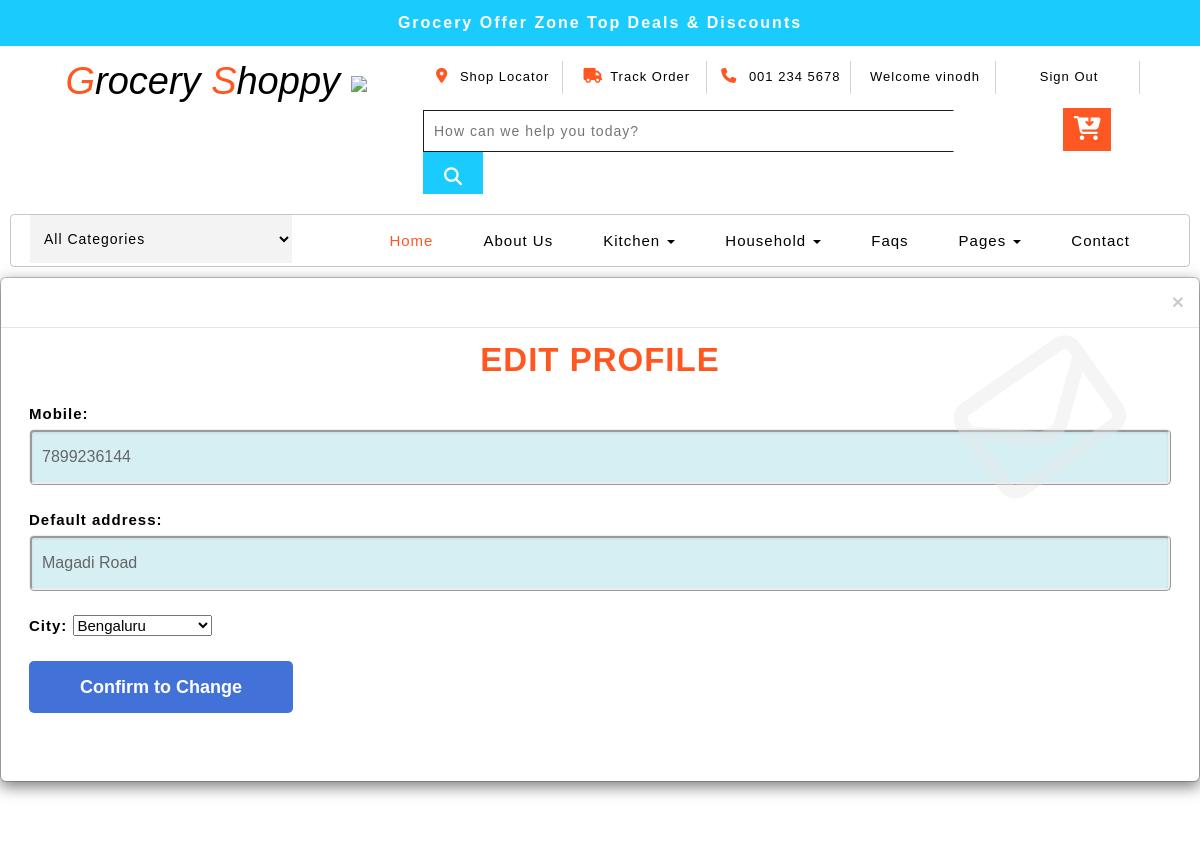
Before: /editprofile/ (signed in, upper part) with the older database file.
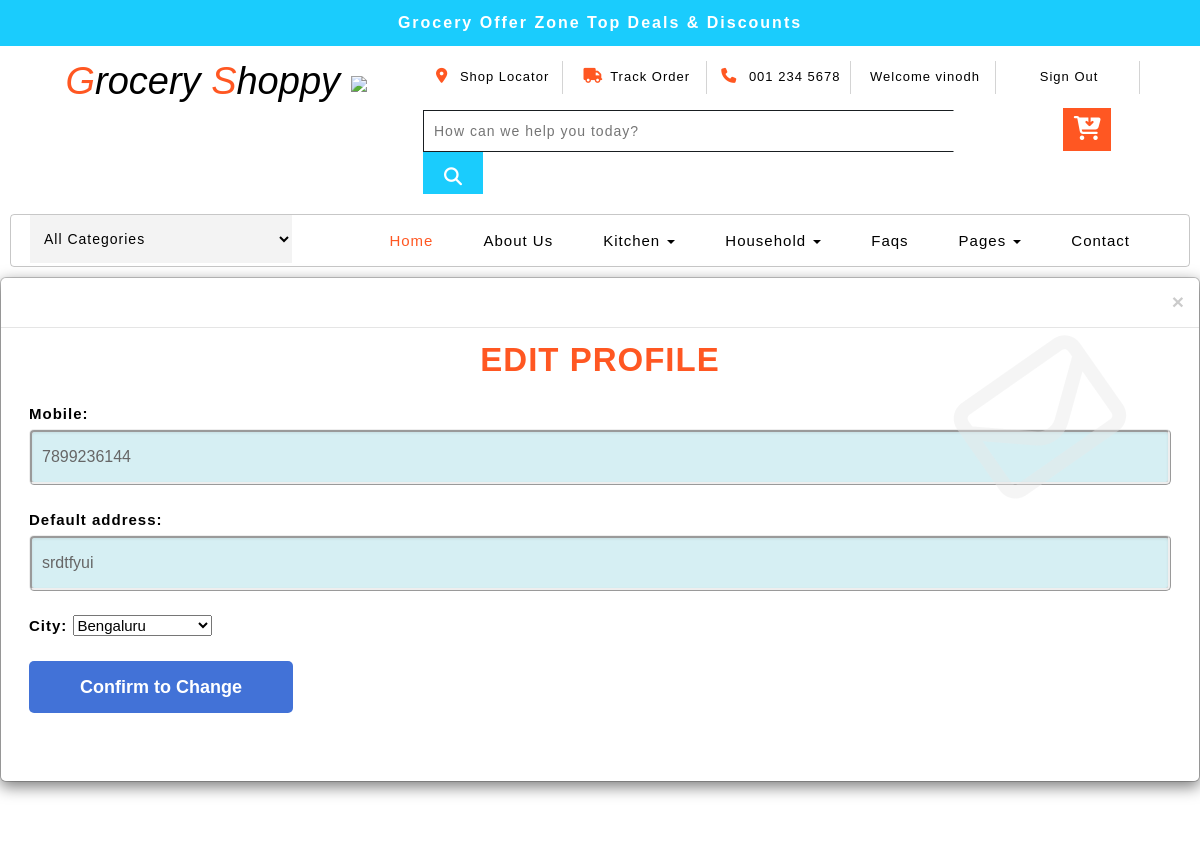
After: the same page with the newer database file.
### loyaltypoints/models.py (models this page shows, shortened)
class userprofile(models.Model):
    user = models.ForeignKey(User,on_delete=models.CASCADE)
    mobile = models.CharField(max_length=12,blank=True)
    default_address = models.CharField(max_length=500)
    city = models.CharField(choices=CITY_CHOICES,max_length=10)
    state = models.CharField(max_length=500,null=True,blank=True)
    joined_on = models.DateTimeField(auto_now_add=True)
    total_points = models.IntegerField(default=0)

### loyaltypoints/views.py (the view, shortened to what this page needs)
# urls.py: path("editprofile/",edit, name='editprofile'),
def edit(request):
    userp = userprofile.objects.get(user=request.user)
    form = editform(initial={'mobile': userp.mobile,'default_address':userp.default_address,"city":userp.city})
    context = {'form':form,'userp':userp}
    return render(request,"loyaltypoints/edit_profile.html",context)

### loyaltypoints/forms.py
class editform(forms.Form):
    mobile = forms.CharField(widget=forms.TextInput(attrs={'class':'input--style-4','pattern':'[6-9]{4}[0-9]{6}','title':"Please Enter Valid 10 Mobile Number"}))
    default_address = forms.CharField(widget=forms.TextInput(attrs={'class':'input--style-4'}))
    city = forms.ChoiceField(choices=CITY_CHOICES,required=True)

### Templates/loyaltypoints/edit_profile.html (shortened to what this page needs)
{% extends 'regbase.html' %}
{% block body %}
        <div class="modal-content">
            <div class="modal-header">
                <button type="button" class="close" data-dismiss="modal">&times;</button>
            </div>
            <div class="modal-body modal-body-sub_agile">
                <div class="main-mailposi">
                    <span class="fa fa-envelope-o" aria-hidden="true"></span>
                </div>
                <div class="modal_body_left modal_body_left1">
                    <h3 class="agileinfo_sign">Edit Profile </h3>
                    <form action="http://127.0.0.1:8000/editprofile/" method="post">
                    {{ form.as_p}}
                        <button class="btn btn--radius-2 btn--blue" type="submit">Confirm to Change</button>
                    </form>
            <br>
                </div>
            </div>
        </div>
{% endblock %}

Changed rows visible on the page:
changed userprofile "Bengaluru": default_address "Magadi Road" → "srdtfyui"
